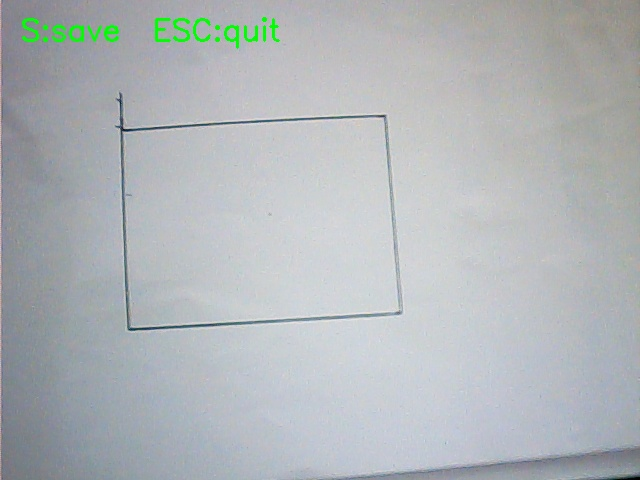
#> input picture Tag_detector/1.jpg, 640 x 480 px, given in place of the camera
$ python main.py
#> lines starting #> are read from the running program, lines starting #| are printed output that depends on the picture; after the words box and inside, x2 and y2 are one past the last pixel; in counts of white or black regions, pixels touching at a corner belong together
import cv2
import numpy as np
import logging
import os
os.makedirs("logs", exist_ok=True)
cap = cv2.VideoCapture(0)
logging.basicConfig(
    filename="logs/camera.log",
    level=logging.DEBUG,
    format="%(asctime)s %(levelname)s: %(message)s"
)

logging.info("程序开始")

cameraMatrix=np.load("K.npy")
#> (reads Tag_detector/K.npy from the repository)
distCoeffs=np.load("dist.npy")
#> (reads Tag_detector/dist.npy from the repository)
#> further down, frame is the input picture: shape (480, 640, 3); mean B, G, R 184.5, 181.6, 176.8
#> `hsv = cv2.cvtColor(frame, cv2.COLOR_BGR2HSV)`: hsv: shape (480, 640, 3); mean H, S, V 97.6, 15.1, 186.7
objectPoints = np.array([[-40, 30, 0],
                         [40, 30, 0],
                         [40, -30, 0],
                         [-40, -30, 0]], dtype=np.float32)
def order_points(pts):
    pts = pts.reshape(4, 2)

    rect = np.zeros(
        (4, 2),
        dtype=np.float32
    )

    # x+y
    s = pts.sum(axis=1)

    rect[0] = pts[np.argmin(s)]  # 左上
    rect[2] = pts[np.argmax(s)]  # 右下

    # y-x
    diff = np.diff(
        pts,
        axis=1
    )

    rect[1] = pts[np.argmin(diff)]  # 右上
    rect[3] = pts[np.argmax(diff)]  # 左下

    return rect
axis_points=np.array([[0, 0, 0],
                         [100, 0, 0],
                         [0, 100, 0],
                         [0, 0, 100]], dtype=np.float32)
def hsvmask(hsv):
    bed_h, bed_s, bed_v = cv2.split(hsv)
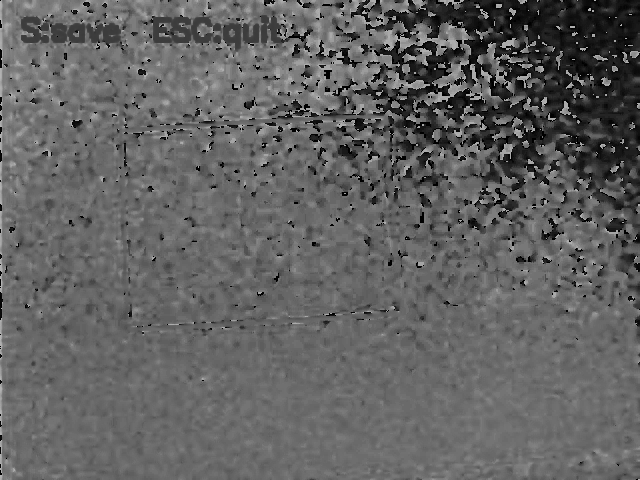
#> bed_h: shape (480, 640); min 0, max 179, mean 97.6
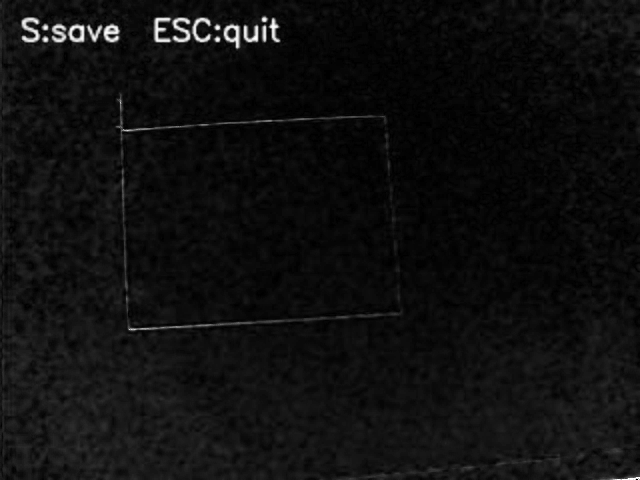
#> bed_s: shape (480, 640); min 0, max 255, mean 15.1
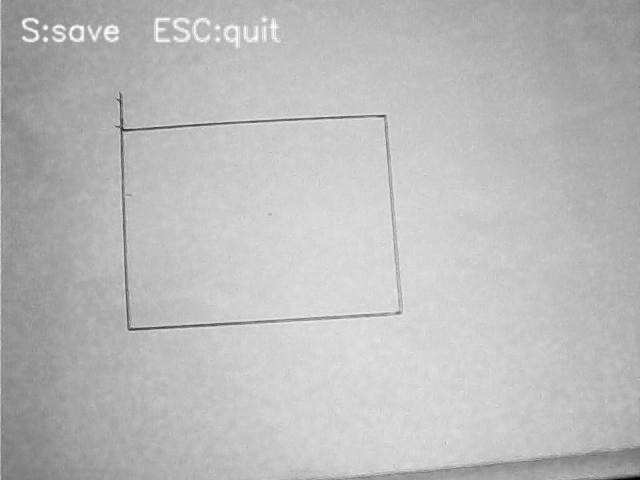
#> bed_v: shape (480, 640); min 1, max 255, mean 186.7
    maskb_h = cv2.inRange(bed_h, np.array([1]), np.array([5]))
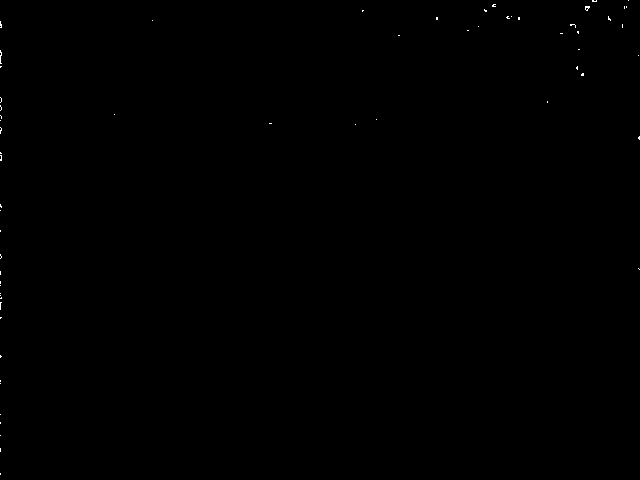
#> maskb_h: shape (480, 640); 0.08% white in thin lines or dots
    maskb_s = cv2.inRange(bed_s, np.array([0]), np.array([255]))
#> maskb_s: shape (480, 640); every value is 255
    maskb_v = cv2.inRange(bed_v, np.array([0]), np.array([255]))
    maskbhs = cv2.bitwise_and(maskb_h, maskb_s)
    maskbhsv = cv2.bitwise_and(maskbhs, maskb_v)
    return maskbhsv


while True:
    ret, frame = cap.read()
    ret1, frame1 = cap.read()
    if not ret:
        logging.warning("摄像头读取失败")
        continue
    hsv = cv2.cvtColor(frame, cv2.COLOR_BGR2HSV)
    mask = cv2.GaussianBlur(hsvmask(hsv),(3, 3),0)
    contoursstation, _ = cv2.findContours(mask, cv2.RETR_LIST, cv2.CHAIN_APPROX_NONE)
#> contoursstation = 51 contours, 46 with area under 20; largest, box (x1, y1, x2, y2) and area: (584, 5, 591, 12) 32, (0, 49, 3, 69) 31, (0, 96, 3, 112) 26, (569, 23, 577, 29) 24, (505, 15, 513, 20) 24
    logging.info("x")
    for contours in contoursstation:
        epsilon = 0.03 * cv2.arcLength(contours, True)
        approx = cv2.approxPolyDP(contours, epsilon, True)
        area = cv2.contourArea(contours)
        if area < 1000:
            continue
        if len(approx) != 4:
            continue
        ordered = order_points(approx)
        logging.info("角点坐标生成")
        logging.info("角点排序完成")
        logging.info(ordered)
        imagePoints = ordered
        cv2.drawContours(frame1, [approx], -1, (0, 255, 0), 2)
        _, rvec, tvec = cv2.solvePnP(objectPoints, imagePoints, cameraMatrix, distCoeffs)
        logging.info("旋转和平移向量")
        logging.info("rvec=%s,tvec=%s", rvec, tvec)
        projected_axis_points, _ = cv2.projectPoints(axis_points, rvec, tvec, cameraMatrix, distCoeffs)
        projected_axis_points = np.int32(projected_axis_points)
        for i in range(1, len(projected_axis_points)):
            cv2.line(frame, tuple(projected_axis_points[0].ravel()), tuple(projected_axis_points[i].ravel()),
                     (0, 255, 0), 2)
#> this loop made 51 passes
#> (epsilon, area) on passes 38, 44, 48: (0.727, 23.5), (0.607, 23.5), (0.667, 31.5)
#> (epsilon, approx, area) on passes 26, 30: (1.01, [[0, 96], [1, 111], [2, 97]], 26), (1.25, [[0, 49], [1, 68], [2, 51]], 31)
    cv2.imshow("camera1", frame1)
    cv2.imshow("camera",frame)
    cv2.imshow("mask", mask)
    key=cv2.waitKey(1)
#> (key Esc is pressed here)
    if key == 27:
        break
cap.release()
cv2.destroyAllWindows()
